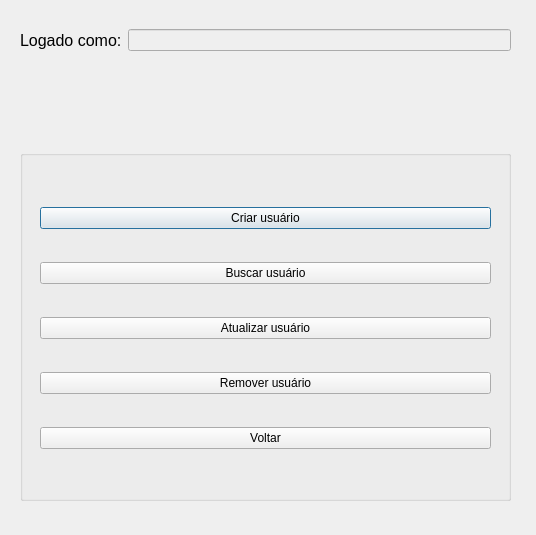
<?xml version="1.0" encoding="UTF-8"?>
<ui version="4.0">
 <class>UserManagement</class>
 <widget class="QDialog" name="UserManagement">
  <property name="geometry">
   <rect>
    <x>0</x>
    <y>0</y>
    <width>536</width>
    <height>535</height>
   </rect>
  </property>
  <property name="windowTitle">
   <string>Gestão de Usuários | Sistema de Controle de Comandas</string>
  </property>
  <widget class="QWidget" name="layoutWidget">
   <property name="geometry">
    <rect>
     <x>20</x>
     <y>20</y>
     <width>491</width>
     <height>41</height>
    </rect>
   </property>
   <layout class="QHBoxLayout" name="horizontalLayout">
    <item>
     <widget class="QLabel" name="label_loggedAsUser">
      <property name="font">
       <font>
        <pointsize>12</pointsize>
       </font>
      </property>
      <property name="text">
       <string>Logado como:</string>
      </property>
     </widget>
    </item>
    <item>
     <widget class="QLineEdit" name="lineEdit_loggedAsUser">
      <property name="enabled">
       <bool>false</bool>
      </property>
     </widget>
    </item>
   </layout>
  </widget>
  <widget class="QGroupBox" name="groupBox">
   <property name="geometry">
    <rect>
     <x>20</x>
     <y>150</y>
     <width>491</width>
     <height>351</height>
    </rect>
   </property>
   <property name="title">
    <string/>
   </property>
   <widget class="QWidget" name="layoutWidget_2">
    <property name="geometry">
     <rect>
      <x>20</x>
      <y>30</y>
      <width>451</width>
      <height>301</height>
     </rect>
    </property>
    <layout class="QVBoxLayout" name="verticalLayout">
     <item>
      <widget class="QPushButton" name="pushButton_createUser">
       <property name="text">
        <string>Criar usuário</string>
       </property>
      </widget>
     </item>
     <item>
      <widget class="QPushButton" name="pushButton_findUser">
       <property name="text">
        <string>Buscar usuário</string>
       </property>
      </widget>
     </item>
     <item>
      <widget class="QPushButton" name="pushButton_updateUser">
       <property name="text">
        <string>Atualizar usuário</string>
       </property>
      </widget>
     </item>
     <item>
      <widget class="QPushButton" name="pushButton_deleteUser">
       <property name="text">
        <string>Remover usuário</string>
       </property>
      </widget>
     </item>
     <item>
      <widget class="QPushButton" name="pushButton_backToDashboard">
       <property name="text">
        <string>Voltar</string>
       </property>
      </widget>
     </item>
    </layout>
   </widget>
  </widget>
 </widget>
 <resources/>
 <connections/>
</ui>
